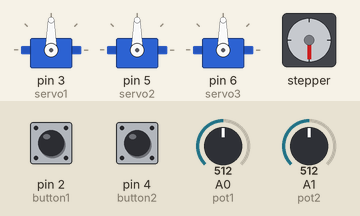
Bench run of a sketch on a simulated Arduino Uno, built with avr-gcc and run on an emulated ATmega328P. Shown: 3 × servo, stepper motor. Inputs (shaded band) come from the test bench; at power-on: A0 (pot1) = 512, pin 2 (button1) HIGH, A1 (pot2) = 512, pin 4 (button2) HIGH. Stepper angles assume 360 steps per turn; what the sketch prints to the serial monitor is not drawn.

Above: at 1.8 s.
1.9 s: A0 (pot1) set to 716
At 3.5 s:
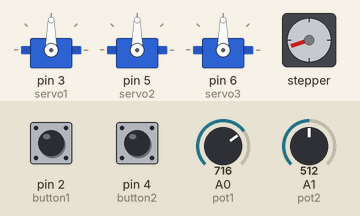
3.8 s: A0 (pot1) set to 122
At 5.9 s:
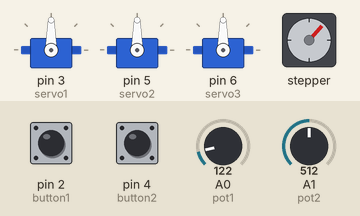
6.4 s: pin 2 (button1) pulled LOW for 0.15 s
At 6.9 s:
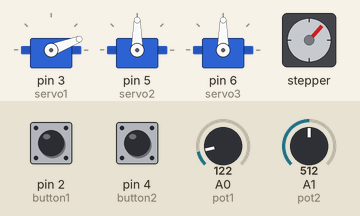
8.0 s: A1 (pot2) set to 716
At 8.7 s:
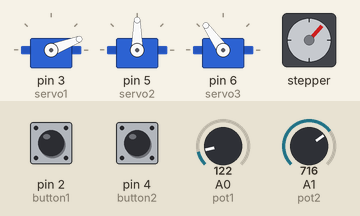
9.5 s: pin 4 (button2) pulled LOW for 0.15 s
At 10.7 s:
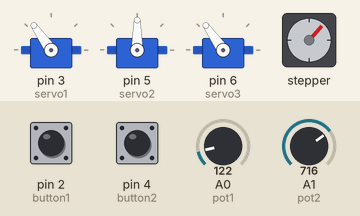
11.1 s: A0 (pot1) set to 900
At 13.3 s:
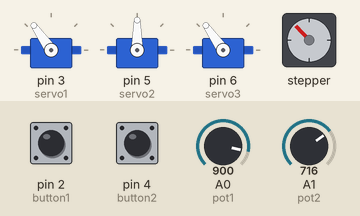
Timing chart, 0 to 14.8 s (numbered marks = the images above; inputs shaded):
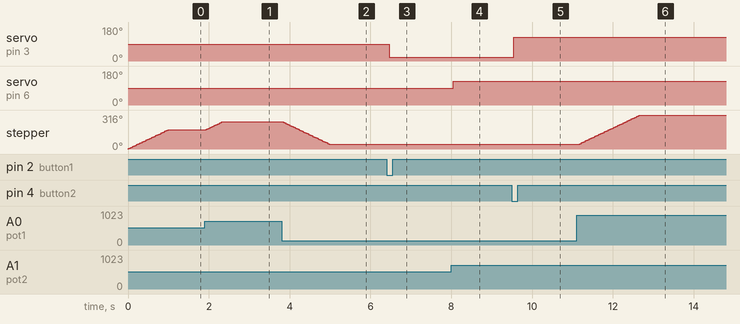

The sketch:

Robotic_Arm_pot.ino
```cpp
#include<Servo.h>
#include<Stepper.h>
int pot1=A0;
int pot2=A1;
int button1=2;
int button2=4;
Servo servo1;
Servo servo2;
Servo servo3;
Stepper stepper(360,8,9,10,11);
int previous=0;
void setup() {
  // put your setup code here, to run once:
Serial.begin(9600);
servo1.attach(3);
servo2.attach(5);
servo3.attach(6);
pinMode(8,OUTPUT);
pinMode(9,OUTPUT);
pinMode(10,OUTPUT);
pinMode(11,OUTPUT);
pinMode(pot1,INPUT);
pinMode(pot2,INPUT);
pinMode(button1,INPUT);
pinMode(button2,INPUT);
stepper.setSpeed(30);
}

void loop() {
  // put your main code here, to run repeatedly:
int pot1_val=analogRead(pot1);
int pot2_val=analogRead(pot2);
while( digitalRead(button1)==LOW and digitalRead(button2)==LOW){
  Serial.println("COMPLETE motion in action");
  int pos_val1=map(pot1_val,0,1023,0,180);
  servo1.write(pos_val1);
  int pos_val2=map(pot2_val,0,1023,0,180);
  servo2.write(pos_val2);
  break;

}
while(digitalRead(button1)==HIGH and digitalRead(button2)==HIGH){
  Serial.println("ROTATE and CATCH in action");
  int pos_val3=map(pot2_val,0,1023,0,180);
  servo3.write(pos_val3);
  int value=map(pot1_val,0,1023,0,360);
  stepper.step(value-previous);
  previous=value;
  break;

}
while(digitalRead(button1)==LOW and digitalRead(button2)==HIGH){
  Serial.println("MAIN JOINT and CATCH in action");
  int pos_val1=map(pot1_val,0,1023,0,180);
  servo1.write(pos_val1);
  int pos_val3=map(pot2_val,0,1023,0,180);
  servo3.write(pos_val3);
  break;

}
while(digitalRead(button1)==HIGH and digitalRead(button2)==LOW){
  Serial.println("SECONDARY JOINT and ROTATE in action");
  int pos_val2=map(pot2_val,0,1023,0,180);
  servo1.write(pos_val2);
  int value=map(pot1_val,0,1023,0,360);
  stepper.step(value-previous);
  previous=value;
  break;

}
}
```

Measured:
- after the input at 1.9 s, stepper: turns 71° clockwise in 0.39 s, starting at once
- after the input at 3.8 s, stepper: turns 209° counter-clockwise in 1.2 s, starting at once
- after the input at 6.4 s, servo on pin 3 (servo1): 90° → 21° after 0.06 s
- after the input at 8.0 s, servo on pin 6 (servo3): 90° → 125° after 0.05 s
- after the input at 9.5 s, servo on pin 3 (servo1): 21° → 125° at once
- after the input at 11.1 s, stepper: turns 274° clockwise in 1.5 s, starting at once
- by itself, stepper: turns 180° clockwise in 0.99 s
